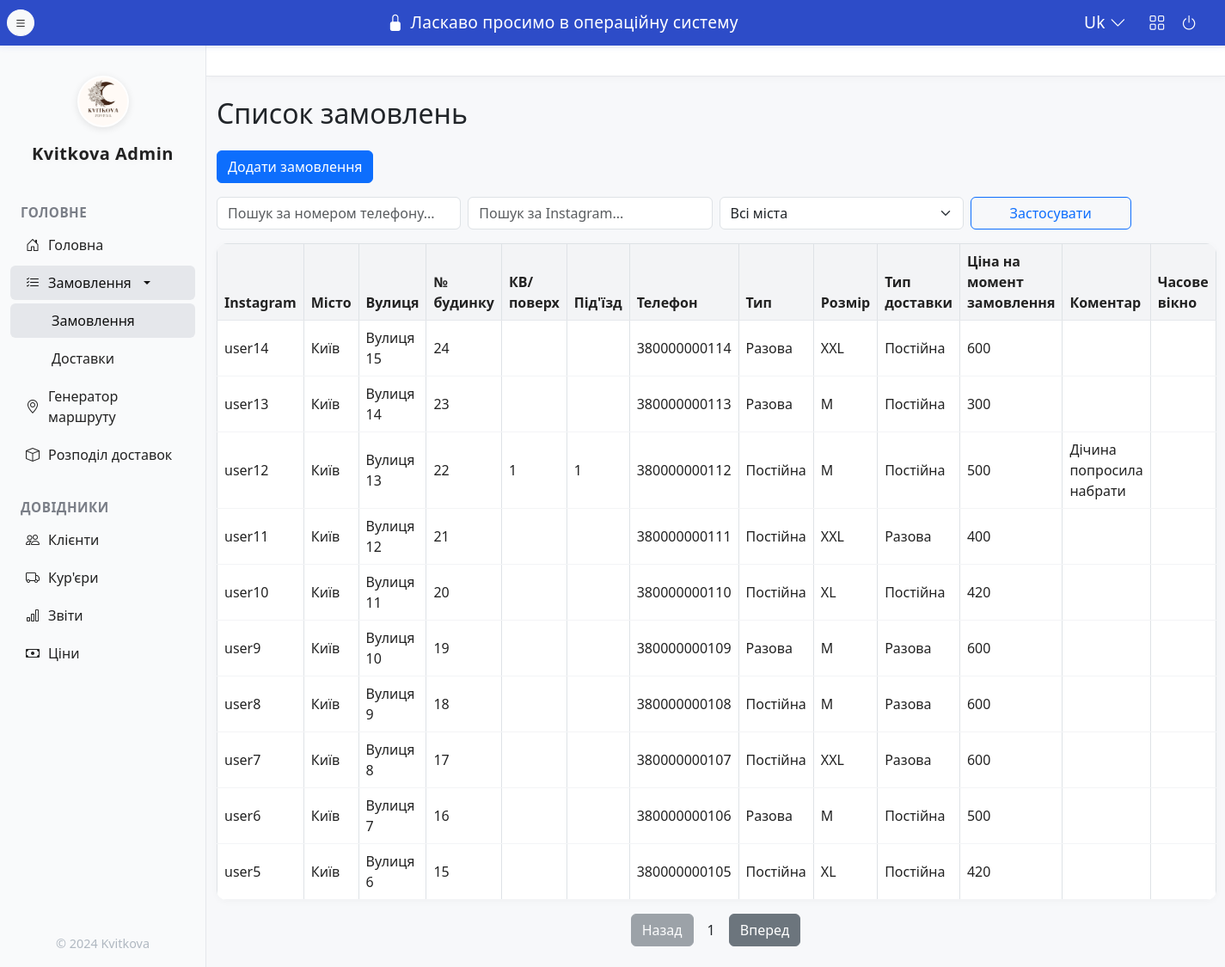
The page /orders on the database its author committed.
### app/models/order.py (models this page shows)
class Order(db.Model):
    id = db.Column(db.Integer, primary_key=True)
    client_id = db.Column(db.Integer, db.ForeignKey('client.id'), nullable=False)
    street = db.Column(db.String(128), nullable=False)
    building_number = db.Column(db.String(32))
    floor = db.Column(db.String(16))
    entrance = db.Column(db.String(16))
    size = db.Column(db.String(32))
    type = db.Column(db.String(32))  # разова/постійна
    comment = db.Column(db.Text)
    time_window = db.Column(db.String(64))
    recipient_phone = db.Column(db.String(32))
    periodicity = db.Column(db.String(8))
    preferred_days = db.Column(db.String(64))
    time_from = db.Column(db.String(8))
    time_to = db.Column(db.String(8))
    bouquet_id = db.Column(db.Integer, db.ForeignKey('price.id'))
    bouquet = db.relationship('Price')
    delivery_count = db.Column(db.Integer, default=1)
    bouquet_size = db.Column(db.String(16))
    delivery_type = db.Column(db.String(32))
    price_at_order = db.Column(db.Integer)
    created_at = db.Column(db.DateTime, default=db.func.now())

### app/models/client.py (models this page shows)
class Client(db.Model):
    id = db.Column(db.Integer, primary_key=True)
    instagram = db.Column(db.String(128), nullable=False)
    phone = db.Column(db.String(32), nullable=False, unique=True)
    city = db.Column(db.String(64), nullable=False)
    telegram = db.Column(db.String(128))
    credits = db.Column(db.Integer, default=0)
    orders = db.relationship('Order', backref='client', lazy=True)

### app/blueprints/orders/routes.py (the view)
@orders_bp.route('/orders', methods=['GET'])
def orders_list():
    phone = request.args.get('phone', '').strip()
    instagram = request.args.get('instagram', '').strip()
    city = request.args.get('city', '').strip()
    page = int(request.args.get('page', 1))
    per_page = 10
    orders = get_orders(phone, instagram, city)
    orders_on_page, has_next = paginate_orders(orders, page, per_page)
    prev_page = page - 1 if page > 1 else 1
    next_page = page + 1
    cities = sorted(set(c.city for c in Client.query.all()))
    return render_template('orders_list.html', orders_on_page=orders_on_page, page=page, prev_page=prev_page, next_page=next_page, has_next=has_next, cities=cities)

### app/services/order_service.py (called while the page is built)
def get_orders(phone=None, instagram=None, city=None):
    logger.info(f'Фільтрація замовлень: phone={phone}, instagram={instagram}, city={city}')
    query = Order.query.join(Client)
    if phone:
        query = query.filter(Client.phone.contains(phone))
    if instagram:
        query = query.filter(Client.instagram.contains(instagram))
    if city:
        query = query.filter(Client.city == city)
    return query.order_by(Order.id.desc()).all()

def paginate_orders(orders, page=1, per_page=10):
    start = (page - 1) * per_page
    end = start + per_page
    return orders[start:end], end < len(orders)

### app/templates/orders_list.html (shortened to what this page needs)
{% extends 'layout.html' %}
{% block content %}
<h2 class="mb-4">Список замовлень</h2>
<div class="mb-3">
    <button class="btn btn-primary" data-bs-toggle="modal" data-bs-target="#addOrderModal">Додати замовлення</button>
</div>
<form class="row g-2 align-items-end mb-3" method="get">
    <div class="col-md-3">
        <input type="text" class="form-control" name="phone" placeholder="Пошук за номером телефону..." value="{{ request.args.get('phone', '') }}">
    </div>
    <div class="col-md-3">
        <input type="text" class="form-control" name="instagram" placeholder="Пошук за Instagram..." value="{{ request.args.get('instagram', '') }}">
    </div>
    <div class="col-md-3">
        <select class="form-select" name="city">
            <option value="">Всі міста</option>
        </select>
    </div>
    <div class="col-md-2">
        <button type="submit" class="btn btn-outline-primary w-100">Застосувати</button>
    </div>
</form>
<table class="table table-bordered table-hover align-middle" id="orders-table">
    <thead>
        <tr>
            <th>Instagram</th>
            <th>Місто</th>
            <th>Вулиця</th>
            <th>№ будинку</th>
            <th>КВ/поверх</th>
            <th>Під'їзд</th>
            <th>Телефон</th>
            <th>Тип</th>
            <th>Розмір</th>
            <th>Тип доставки</th>
            <th>Ціна на момент замовлення</th>
            <th>Коментар</th>
            <th>Часове вікно</th>
        </tr>
    </thead>
    <tbody>
    {% for order in orders_on_page %}
        <tr data-order-id="{{ order.id }}">
            <td>{{ order.client.instagram or '' }}</td>
            <td>{{ order.client.city or '' }}</td>
            <td>{{ order.street or '' }}</td>
            <td>{{ order.building_number or '' }}</td>
            <td>{{ order.floor or '' }}</td>
            <td>{{ order.entrance or '' }}</td>
            <td>{{ order.client.phone or '' }}</td>
            <td>{{ order.type or '' }}</td>
            <td>{{ order.bouquet_size or '' }}</td>
            <td>{{ order.delivery_type or '' }}</td>
            <td>{{ order.price_at_order or '' }}</td>
            <td>{{ order.comment or '' }}</td>
            <td>{{ order.time_window or '' }}</td>
        </tr>
    {% endfor %}
    </tbody>
</table>
<div class="d-flex justify-content-center align-items-center gap-2">
    <form method="get" style="display:inline;">
        <button class="btn btn-secondary" name="page" value="{{ prev_page }}" {% if page == 1 %}disabled{% endif %}>Назад</button>
    </form>
    <span class="mx-2">{{ page }}</span>
    <form method="get" style="display:inline;">
        <button class="btn btn-secondary" name="page" value="{{ next_page }}" {% if not has_next %}disabled{% endif %}>Вперед</button>
    </form>
</div>
{% endblock %}

### app/templates/layout.html (style rules this page uses)
body { background: #f7f8fa; }
.table { background: #fff; border-radius: 12px; overflow: hidden; box-shadow: 0 2px 8px rgba(0,0,0,0.03); }
.table th { background: #f3f4f6; color: #222; font-weight: 600; border-bottom: 1.5px solid #e5e7eb; }
.table td { background: #fff; color: #222; border-bottom: 1px solid #f3f4f6; }

### rows shown on the page
Order: client "user14", client "Київ", street "Вулиця 15", building_number "24", client "380000000114", type "Разова", bouquet_size "XXL", delivery_type "Постійна", price_at_order "600"
Order: client "user13", client "Київ", street "Вулиця 14", building_number "23", client "380000000113", type "Разова", bouquet_size "M", delivery_type "Постійна", price_at_order "300"
Order: client "user12", client "Київ", street "Вулиця 13", building_number "22", floor "1", entrance "1", client "380000000112", type "Постійна", bouquet_size "M", delivery_type "Постійна", price_at_order "500", comment "Дічина попросила набрати"
Order: client "user11", client "Київ", street "Вулиця 12", building_number "21", client "380000000111", type "Постійна", bouquet_size "XXL", delivery_type "Разова", price_at_order "400"
Order: client "user10", client "Київ", street "Вулиця 11", building_number "20", client "380000000110", type "Постійна", bouquet_size "XL", delivery_type "Постійна", price_at_order "420"
Order: client "user9", client "Київ", street "Вулиця 10", building_number "19", client "380000000109", type "Разова", bouquet_size "M", delivery_type "Разова", price_at_order "600"
Order: client "user8", client "Київ", street "Вулиця 9", building_number "18", client "380000000108", type "Постійна", bouquet_size "M", delivery_type "Разова", price_at_order "600"
Order: client "user7", client "Київ", street "Вулиця 8", building_number "17", client "380000000107", type "Постійна", bouquet_size "XXL", delivery_type "Разова", price_at_order "600"
Order: client "user6", client "Київ", street "Вулиця 7", building_number "16", client "380000000106", type "Разова", bouquet_size "M", delivery_type "Постійна", price_at_order "500"
Order: client "user5", client "Київ", street "Вулиця 6", building_number "15", client "380000000105", type "Постійна", bouquet_size "XL", delivery_type "Постійна", price_at_order "420"

### other values the page prints
{{ page }} "1"
